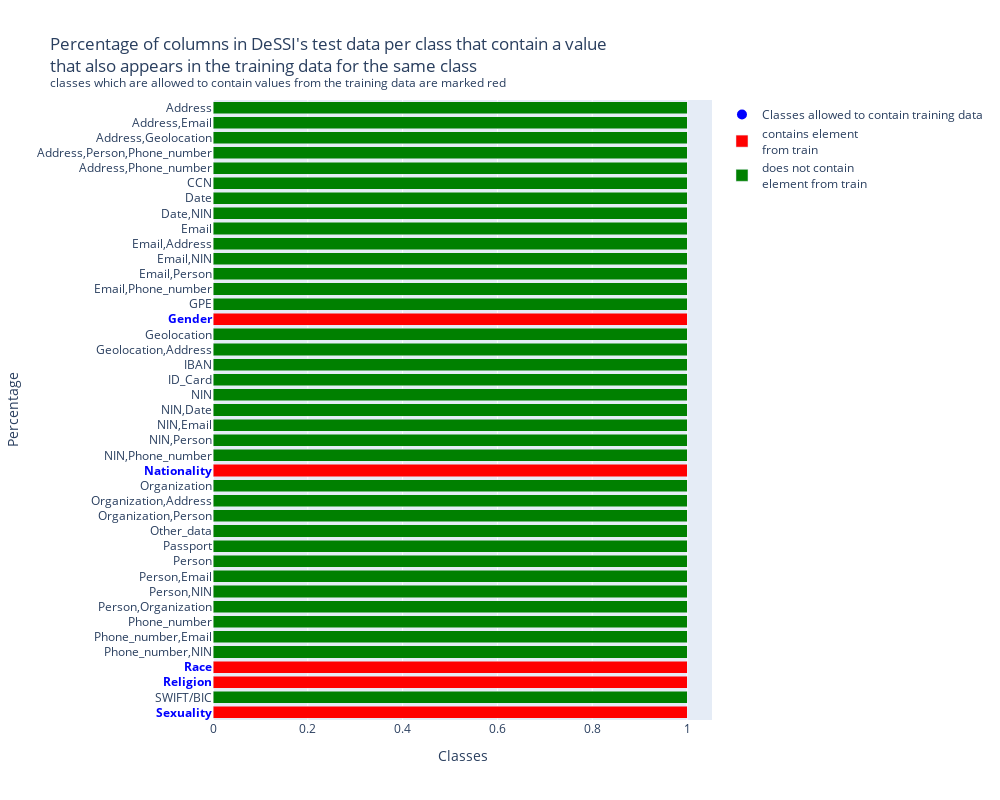

The notebook cell this image was saved under:
### Code cell
fig = go.Figure()
fig.add_trace(go.Bar(y=list(sol.keys()), x=[a.get(False) for a in sol.values()], name="does not contain<br>element from train",
                      orientation='h', marker=dict(color="green")))
fig.add_trace(go.Bar(y=list(sol.keys()), x=[a.get(True) for a in sol.values()], name="contains element<br>from train", orientation='h', marker=dict(color="red")))
fig.update_layout(barmode='stack', title="Percentage of columns in DeSSI's test data per class that contain a value"
                  "<br>that also appears in the training data for the same class"
                  "<br><sup>classes which are allowed to contain values from the training data are marked red</sup>", 
                  width=1000, height=800)
fig.update_xaxes(title="Classes")
fig.update_yaxes(title="Percentage")

highlighted_classes = {"Nationality", "Religion", "Gender", "Sexuality", "Race"}  # Replace with your keys to highlight
custom_labels = [
    f"<b style='color:blue;'>{key}</b>" if key in highlighted_classes else key
    for key in sol.keys()
]

fig.update_yaxes(
    ticktext=custom_labels,
    tickvals=list(sol.keys()),  # Ensure alignment of ticks and custom labels
    title="Percentage"
)

fig.add_trace(
    go.Scatter(
        x=[None],  # Empty trace
        y=[None],
        mode='markers',
        marker=dict(color='blue', size=10),
        name="Classes allowed to contain training data"
    )
)

fig.show()

### Figure 1 — Plotly figure (JSON) as saved in the notebook; plotly's stock layout.template omitted (floating-point values rounded to 4 significant figures)
{"data": [{"marker": {"color": "green"}, "name": "does not contain<br>element from train", "orientation": "h", "type": "bar", "x": [null, 1, null, null, 1, 1, 1, 1, 1, 1, 1, 1, 1, 1, 1, 1, null, 1, 1, 1, 1, 1, 1, 1, 1, 1, null, 1, 1, 1, 1, 1, 1, 1, 1, 1, 1, 1, 1, 1, 1], "y": ["Sexuality", "SWIFT/BIC", "Religion", "Race", "Phone_number,NIN", "Phone_number,Email", "Phone_number", "Person,Organization", "Person,NIN", "Person,Email", "Person", "Passport", "Other_data", "Organization,Person", "Organization,Address", "Organization", "Nationality", "NIN,Phone_number", "NIN,Person", "NIN,Email", "NIN,Date", "NIN", "ID_Card", "IBAN", "Geolocation,Address", "Geolocation", "Gender", "GPE", "Email,Phone_number", "Email,Person", "Email,NIN", "Email,Address", "Email", "Date,NIN", "Date", "CCN", "Address,Phone_number", "Address,Person,Phone_number", "Address,Geolocation", "Address,Email", "Address"]}, {"marker": {"color": "red"}, "name": "contains element<br>from train", "orientation": "h", "type": "bar", "x": [1, null, 1, 1, null, null, null, null, null, null, null, null, null, null, null, null, 1, null, null, null, null, null, null, null, null, null, 1, null, null, null, null, null, null, null, null, null, null, null, null, null, null], "y": ["Sexuality", "SWIFT/BIC", "Religion", "Race", "Phone_number,NIN", "Phone_number,Email", "Phone_number", "Person,Organization", "Person,NIN", "Person,Email", "Person", "Passport", "Other_data", "Organization,Person", "Organization,Address", "Organization", "Nationality", "NIN,Phone_number", "NIN,Person", "NIN,Email", "NIN,Date", "NIN", "ID_Card", "IBAN", "Geolocation,Address", "Geolocation", "Gender", "GPE", "Email,Phone_number", "Email,Person", "Email,NIN", "Email,Address", "Email", "Date,NIN", "Date", "CCN", "Address,Phone_number", "Address,Person,Phone_number", "Address,Geolocation", "Address,Email", "Address"]}, {"marker": {"color": "blue", "size": 10}, "mode": "markers", "name": "Classes allowed to contain training data", "type": "scatter", "x": [null], "y": [null]}], "layout": {"barmode": "stack", "height": 800, "title": {"text": "Percentage of columns in DeSSI's test data per class that contain a value<br>that also appears in the training data for the same class<br><sup>classes which are allowed to contain values from the training data are marked red</sup>"}, "width": 1000, "xaxis": {"title": {"text": "Classes"}}, "yaxis": {"ticktext": ["<b style='color:blue;'>Sexuality</b>", "SWIFT/BIC", "<b style='color:blue;'>Religion</b>", "<b style='color:blue;'>Race</b>", "Phone_number,NIN", "Phone_number,Email", "Phone_number", "Person,Organization", "Person,NIN", "Person,Email", "Person", "Passport", "Other_data", "Organization,Person", "Organization,Address", "Organization", "<b style='color:blue;'>Nationality</b>", "NIN,Phone_number", "NIN,Person", "NIN,Email", "NIN,Date", "NIN", "ID_Card", "IBAN", "Geolocation,Address", "Geolocation", "<b style='color:blue;'>Gender</b>", "GPE", "Email,Phone_number", "Email,Person", "Email,NIN", "Email,Address", "Email", "Date,NIN", "Date", "CCN", "Address,Phone_number", "Address,Person,Phone_number", "Address,Geolocation", "Address,Email", "Address"], "tickvals": ["Sexuality", "SWIFT/BIC", "Religion", "Race", "Phone_number,NIN", "Phone_number,Email", "Phone_number", "Person,Organization", "Person,NIN", "Person,Email", "Person", "Passport", "Other_data", "Organization,Person", "Organization,Address", "Organization", "Nationality", "NIN,Phone_number", "NIN,Person", "NIN,Email", "NIN,Date", "NIN", "ID_Card", "IBAN", "Geolocation,Address", "Geolocation", "Gender", "GPE", "Email,Phone_number", "Email,Person", "Email,NIN", "Email,Address", "Email", "Date,NIN", "Date", "CCN", "Address,Phone_number", "Address,Person,Phone_number", "Address,Geolocation", "Address,Email", "Address"], "title": {"text": "Percentage"}}}}
